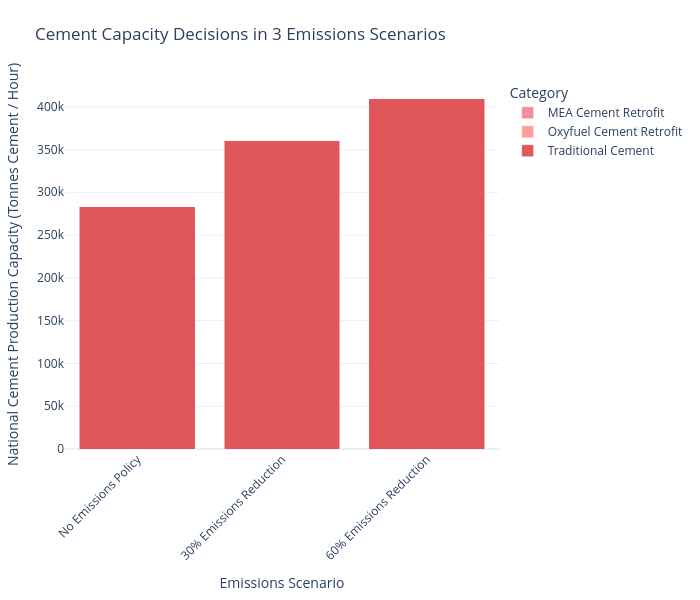

Write notebook code for a chart like this one.
### Code cell
plot_stacked_bar(
    consolidate_capacity(cement_df).T,
    scenario_map=scenario_map,
    name_map=tech_name_map,
    color_map=custom_color_map,
    title_name = "Cement Capacity Decisions in 3 Emissions Scenarios",
    xaxis_name="Emissions Scenario",
    yaxis_name="National Cement Production Capacity (Tonnes Cement / Hour)",
    width=700
)

### Figure 1 — Plotly figure (JSON) as saved in the notebook; plotly's stock layout.template omitted (floating-point values rounded to 4 significant figures)
{"data": [{"hovertemplate": "Category=Traditional Cement<br>Emissions Scenario=%{x}<br>National Cement Production Capacity (Tonnes Cement / Hour)=%{y}<extra></extra>", "legendgroup": "Traditional Cement", "marker": {"color": "#e15759", "pattern": {"shape": ""}}, "name": "Traditional Cement", "orientation": "v", "showlegend": true, "textposition": "auto", "type": "bar", "x": ["No Emissions Policy", "30% Emissions Reduction", "60% Emissions Reduction"], "xaxis": "x", "y": [283100.0, 360700.0, 409700.0], "yaxis": "y"}, {"hovertemplate": "Category=Oxyfuel Cement Retrofit<br>Emissions Scenario=%{x}<br>National Cement Production Capacity (Tonnes Cement / Hour)=%{y}<extra></extra>", "legendgroup": "Oxyfuel Cement Retrofit", "marker": {"color": "#ff9d9a", "pattern": {"shape": ""}}, "name": "Oxyfuel Cement Retrofit", "orientation": "v", "showlegend": true, "textposition": "auto", "type": "bar", "x": ["No Emissions Policy", "30% Emissions Reduction", "60% Emissions Reduction"], "xaxis": "x", "y": [0.0, 0.0, 0.0], "yaxis": "y"}, {"hovertemplate": "Category=MEA Cement Retrofit<br>Emissions Scenario=%{x}<br>National Cement Production Capacity (Tonnes Cement / Hour)=%{y}<extra></extra>", "legendgroup": "MEA Cement Retrofit", "marker": {"color": "#f28e9b", "pattern": {"shape": ""}}, "name": "MEA Cement Retrofit", "orientation": "v", "showlegend": true, "textposition": "auto", "type": "bar", "x": ["No Emissions Policy", "30% Emissions Reduction", "60% Emissions Reduction"], "xaxis": "x", "y": [0.0, 0.0, 0.0], "yaxis": "y"}], "layout": {"barmode": "stack", "height": 600, "legend": {"title": {"text": "Category"}, "tracegroupgap": 0, "traceorder": "reversed"}, "margin": {"b": 80, "l": 60, "r": 60, "t": 80}, "title": {"text": "Cement Capacity Decisions in 3 Emissions Scenarios"}, "width": 700, "xaxis": {"anchor": "y", "domain": [0, 1], "tickangle": -45, "title": {"text": "Emissions Scenario"}}, "yaxis": {"anchor": "x", "domain": [0, 1], "title": {"text": "National Cement Production Capacity (Tonnes Cement / Hour)"}}}}
